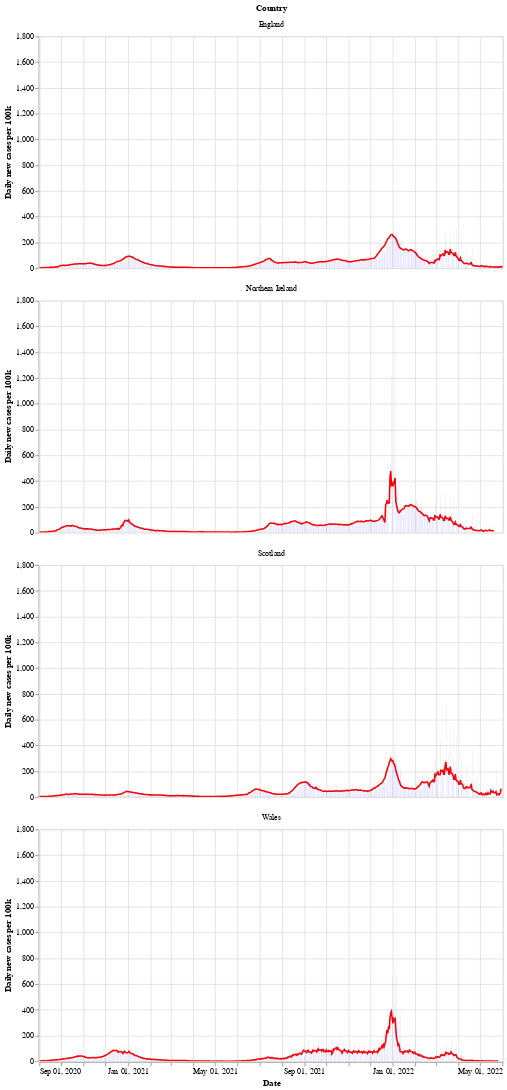

This figure's notebook cell:
### Markdown cell above
Next is a bar chart of the number of new cases in each country (per 100k population), with the 7 day moving average of cases. Again we see that Wales saw a longer period of raising and falling cases compared to the other countries.

After a period of cases falling, each nation is now seeing a rise in the number of cases - especially in Wales.

### Code cell
# collapse
bars = alt.Chart(uk_cases).mark_bar().encode(
    x=alt.X("yearmonthdate(date):T", axis=alt.Axis(title='Date')),
    y=alt.Y("newCasesRate:Q", axis=alt.Axis(title='Daily new cases per 100k')),
    tooltip='newCasesRate',
    color=alt.condition(
        alt.datum.dailyChange > 0,
        alt.value("orange"),  # The positive color
        alt.value("blue")  # The negative color
    )
).properties(title='New cases per 100k population with rolling 7 day average', width=600).interactive()
line = alt.Chart(uk_cases).mark_line(
    color='red',
    size=2,
).transform_window(
    rolling_mean='mean(newCasesRate)',
    frame=[0, 7],
    groupby=['areaName']
).encode(
    x='yearmonthdate(date):T',
    y='rolling_mean:Q'
)
alt.layer(line, bars, data=uk_cases).facet(alt.Row('areaName', title='Country'), columns=1)

### Figure 1 — Vega-Lite specification as saved in the notebook (floating-point values rounded to 4 significant figures; data arrays with more than 128 entries replaced by an {"elided": "..."} marker saying what was removed)
{"config": {"view": {"continuousWidth": 400, "continuousHeight": 300}}, "data": {"name": "data-6c16d6e19ca87013b12d2ea44e04ebdb"}, "facet": {"type": "nominal", "field": "areaName", "title": "Country"}, "spec": {"layer": [{"mark": {"type": "line", "color": "red", "size": 2}, "encoding": {"x": {"type": "temporal", "field": "date", "timeUnit": "yearmonthdate"}, "y": {"type": "quantitative", "field": "rolling_mean"}}, "transform": [{"window": [{"op": "mean", "field": "newCasesRate", "as": "rolling_mean"}], "frame": [0, 7], "groupby": ["areaName"]}]}, {"mark": "bar", "encoding": {"color": {"condition": {"value": "orange", "test": "(datum.dailyChange > 0)"}, "value": "blue"}, "tooltip": {"type": "quantitative", "field": "newCasesRate"}, "x": {"type": "temporal", "axis": {"title": "Date"}, "field": "date", "timeUnit": "yearmonthdate"}, "y": {"type": "quantitative", "axis": {"title": "Daily new cases per 100k"}, "field": "newCasesRate"}}, "selection": {"selector002": {"type": "interval", "bind": "scales", "encodings": ["x", "y"]}}, "title": "New cases per 100k population with rolling 7 day average", "width": 600}]}, "columns": 1, "$schema": "https://vega.github.io/schema/vega-lite/v4.8.1.json", "datasets": {"data-6c16d6e19ca87013b12d2ea44e04ebdb": {"elided": "2536 records"}}}
